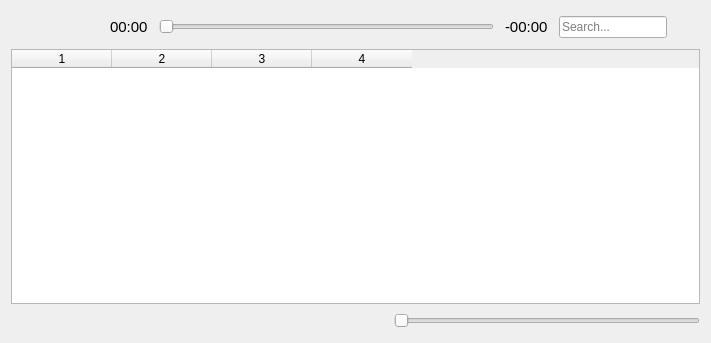
<?xml version="1.0" encoding="UTF-8"?>
<ui version="4.0">
 <class>MainWindow</class>
 <widget class="QMainWindow" name="MainWindow">
  <property name="geometry">
   <rect>
    <x>0</x>
    <y>0</y>
    <width>711</width>
    <height>343</height>
   </rect>
  </property>
  <property name="windowTitle">
   <string>QVkPlayer</string>
  </property>
  <widget class="QWidget" name="centralWidget">
   <layout class="QVBoxLayout" name="verticalLayout">
    <item>
     <layout class="QHBoxLayout" name="horizontalLayout">
      <property name="spacing">
       <number>1</number>
      </property>
      <item>
       <widget class="QPushButton" name="prevButton">
        <property name="minimumSize">
         <size>
          <width>32</width>
          <height>32</height>
         </size>
        </property>
        <property name="maximumSize">
         <size>
          <width>32</width>
          <height>32</height>
         </size>
        </property>
        <property name="text">
         <string/>
        </property>
        <property name="icon">
         <iconset resource="../Images/icons.qrc">
          <normaloff>:/Resources/Images/dark/gtk-media-next-rtl.png</normaloff>:/Resources/Images/dark/gtk-media-next-rtl.png</iconset>
        </property>
        <property name="iconSize">
         <size>
          <width>20</width>
          <height>20</height>
         </size>
        </property>
        <property name="flat">
         <bool>true</bool>
        </property>
       </widget>
      </item>
      <item>
       <widget class="QPushButton" name="tooglePlayingButton">
        <property name="minimumSize">
         <size>
          <width>32</width>
          <height>32</height>
         </size>
        </property>
        <property name="maximumSize">
         <size>
          <width>32</width>
          <height>32</height>
         </size>
        </property>
        <property name="text">
         <string/>
        </property>
        <property name="icon">
         <iconset resource="../Images/icons.qrc">
          <normaloff>:/Resources/Images/dark/gtk-media-play-ltr.png</normaloff>:/Resources/Images/dark/gtk-media-play-ltr.png</iconset>
        </property>
        <property name="iconSize">
         <size>
          <width>40</width>
          <height>40</height>
         </size>
        </property>
        <property name="flat">
         <bool>true</bool>
        </property>
       </widget>
      </item>
      <item>
       <widget class="QPushButton" name="nextButton">
        <property name="minimumSize">
         <size>
          <width>32</width>
          <height>32</height>
         </size>
        </property>
        <property name="maximumSize">
         <size>
          <width>32</width>
          <height>32</height>
         </size>
        </property>
        <property name="text">
         <string/>
        </property>
        <property name="icon">
         <iconset resource="../Images/icons.qrc">
          <normaloff>:/Resources/Images/dark/gtk-media-next-ltr.png</normaloff>:/Resources/Images/dark/gtk-media-next-ltr.png</iconset>
        </property>
        <property name="iconSize">
         <size>
          <width>20</width>
          <height>20</height>
         </size>
        </property>
        <property name="flat">
         <bool>true</bool>
        </property>
       </widget>
      </item>
      <item>
       <widget class="QLabel" name="progressPassed">
        <property name="font">
         <font>
          <pointsize>11</pointsize>
         </font>
        </property>
        <property name="text">
         <string>00:00</string>
        </property>
       </widget>
      </item>
      <item>
       <spacer name="horizontalSpacer_4">
        <property name="orientation">
         <enum>Qt::Horizontal</enum>
        </property>
        <property name="sizeType">
         <enum>QSizePolicy::Fixed</enum>
        </property>
        <property name="sizeHint" stdset="0">
         <size>
          <width>10</width>
          <height>20</height>
         </size>
        </property>
       </spacer>
      </item>
      <item>
       <widget class="QSlider" name="seekSlider">
        <property name="orientation">
         <enum>Qt::Horizontal</enum>
        </property>
       </widget>
      </item>
      <item>
       <spacer name="horizontalSpacer_3">
        <property name="orientation">
         <enum>Qt::Horizontal</enum>
        </property>
        <property name="sizeType">
         <enum>QSizePolicy::Fixed</enum>
        </property>
        <property name="sizeHint" stdset="0">
         <size>
          <width>10</width>
          <height>20</height>
         </size>
        </property>
       </spacer>
      </item>
      <item>
       <widget class="QLabel" name="progressRemained">
        <property name="font">
         <font>
          <pointsize>11</pointsize>
         </font>
        </property>
        <property name="text">
         <string>-00:00</string>
        </property>
       </widget>
      </item>
      <item>
       <spacer name="horizontalSpacer_2">
        <property name="orientation">
         <enum>Qt::Horizontal</enum>
        </property>
        <property name="sizeType">
         <enum>QSizePolicy::Fixed</enum>
        </property>
        <property name="sizeHint" stdset="0">
         <size>
          <width>10</width>
          <height>20</height>
         </size>
        </property>
       </spacer>
      </item>
      <item>
       <widget class="QLineEdit" name="searchField">
        <property name="sizePolicy">
         <sizepolicy hsizetype="Preferred" vsizetype="Fixed">
          <horstretch>0</horstretch>
          <verstretch>0</verstretch>
         </sizepolicy>
        </property>
        <property name="placeholderText">
         <string>Search...</string>
        </property>
       </widget>
      </item>
      <item>
       <widget class="QPushButton" name="toolButton">
        <property name="minimumSize">
         <size>
          <width>32</width>
          <height>32</height>
         </size>
        </property>
        <property name="maximumSize">
         <size>
          <width>32</width>
          <height>32</height>
         </size>
        </property>
        <property name="text">
         <string/>
        </property>
        <property name="icon">
         <iconset resource="../Images/icons.qrc">
          <normaloff>:/Resources/Images/dark/gear.png</normaloff>:/Resources/Images/dark/gear.png</iconset>
        </property>
        <property name="iconSize">
         <size>
          <width>20</width>
          <height>20</height>
         </size>
        </property>
        <property name="flat">
         <bool>true</bool>
        </property>
       </widget>
      </item>
     </layout>
    </item>
    <item>
     <widget class="QTableWidget" name="musicWidget">
      <property name="columnCount">
       <number>4</number>
      </property>
      <column/>
      <column/>
      <column/>
      <column/>
     </widget>
    </item>
    <item>
     <layout class="QHBoxLayout" name="horizontalLayout_2">
      <item>
       <widget class="QPushButton" name="shuffButton">
        <property name="maximumSize">
         <size>
          <width>32</width>
          <height>32</height>
         </size>
        </property>
        <property name="text">
         <string/>
        </property>
        <property name="icon">
         <iconset resource="../Images/icons.qrc">
          <normaloff>:/Resources/Images/dark/shuffle.png</normaloff>:/Resources/Images/dark/shuffle.png</iconset>
        </property>
        <property name="iconSize">
         <size>
          <width>32</width>
          <height>32</height>
         </size>
        </property>
        <property name="checkable">
         <bool>true</bool>
        </property>
        <property name="flat">
         <bool>true</bool>
        </property>
       </widget>
      </item>
      <item>
       <widget class="QPushButton" name="repeatButton">
        <property name="maximumSize">
         <size>
          <width>32</width>
          <height>32</height>
         </size>
        </property>
        <property name="text">
         <string/>
        </property>
        <property name="icon">
         <iconset resource="../Images/icons.qrc">
          <normaloff>:/Resources/Images/dark/repeat.png</normaloff>:/Resources/Images/dark/repeat.png</iconset>
        </property>
        <property name="iconSize">
         <size>
          <width>32</width>
          <height>32</height>
         </size>
        </property>
        <property name="checkable">
         <bool>true</bool>
        </property>
        <property name="flat">
         <bool>true</bool>
        </property>
       </widget>
      </item>
      <item>
       <spacer name="horizontalSpacer">
        <property name="orientation">
         <enum>Qt::Horizontal</enum>
        </property>
        <property name="sizeHint" stdset="0">
         <size>
          <width>40</width>
          <height>20</height>
         </size>
        </property>
       </spacer>
      </item>
      <item>
       <widget class="QSlider" name="volumeSlider">
        <property name="maximum">
         <number>100</number>
        </property>
        <property name="orientation">
         <enum>Qt::Horizontal</enum>
        </property>
       </widget>
      </item>
     </layout>
    </item>
   </layout>
  </widget>
  <widget class="QMenuBar" name="menuBar">
   <property name="geometry">
    <rect>
     <x>0</x>
     <y>0</y>
     <width>711</width>
     <height>22</height>
    </rect>
   </property>
  </widget>
 </widget>
 <layoutdefault spacing="6" margin="11"/>
 <resources>
  <include location="../Images/icons.qrc"/>
 </resources>
 <connections/>
</ui>
